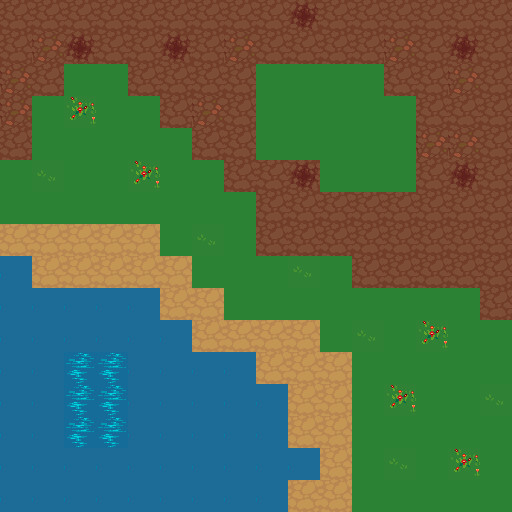

The image is a tile-based game level rendered from a .tmx file. Its description and complete source (layers, tilesets, objects, tile grids) follow:
An orthogonal 16x16 tile map with 32x32 px tiles, 1 tile layer (Tile Layer 1).

<map version="1.2" tiledversion="1.3.5" orientation="orthogonal" renderorder="right-down" width="16" height="16" tilewidth="32" tileheight="32" infinite="0" nextlayerid="2" nextobjectid="1">
 <editorsettings>
  <export target="testmap_16x16.csv" format="csv" />
 </editorsettings>
 <tileset firstgid="1" source="combo tiles.tsx" />
 <layer id="1" name="Tile Layer 1" width="16" height="16">
  <data encoding="csv">
2,2,2,2,2,2,2,2,2,1,2,2,2,2,2,2,
2,8,1,2,2,1,2,8,2,2,2,2,8,2,1,2,
8,2,11,11,2,2,2,2,11,11,11,11,2,2,8,2,
8,11,12,11,11,2,8,2,11,11,11,11,11,2,2,2,
2,11,11,11,11,11,2,2,11,11,11,11,11,8,8,2,
11,10,11,11,12,11,11,2,2,1,11,11,11,2,1,2,
11,11,11,11,11,11,11,11,2,2,2,2,2,2,2,2,
3,3,3,3,3,11,10,11,2,2,2,2,2,2,2,2,
14,3,3,3,3,3,11,11,11,10,11,2,2,2,2,2,
14,14,14,14,14,3,3,11,11,11,11,11,11,11,11,2,
14,14,14,14,14,14,3,3,3,3,11,10,11,12,11,11,
14,14,13,13,14,14,14,14,3,3,3,11,11,11,11,11,
14,14,13,13,14,14,14,14,14,3,3,11,12,11,11,10,
14,14,13,13,14,14,14,14,14,3,3,11,11,11,11,11,
14,14,14,14,14,14,14,14,14,14,3,11,10,11,12,11,
14,14,14,14,14,14,14,14,14,3,3,11,11,11,11,11
</data>
 </layer>
</map>
